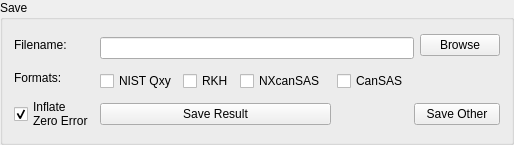
           <widget class="QGroupBox" name="groupBox_5">
            <property name="title">
             <string>Save</string>
            </property>
            <layout class="QGridLayout" name="gridLayout">
             <item row="2" column="0" rowspan="2">
              <widget class="QLabel" name="label_64">
               <property name="toolTip">
                <string>Select one or more file formats</string>
               </property>
               <property name="text">
                <string>Formats:</string>
               </property>
              </widget>
             </item>
             <item row="1" column="1" colspan="6">
              <widget class="QLineEdit" name="outfile_edit">
               <property name="toolTip">
                <string>Save the output workspace to this file</string>
               </property>
              </widget>
             </item>
             <item row="4" column="1" colspan="4">
              <widget class="QPushButton" name="saveDefault_btn">
               <property name="toolTip">
                <string>Save the workspace from a single run file reduction</string>
               </property>
               <property name="text">
                <string>Save Result</string>
               </property>
              </widget>
             </item>
             <item row="0" column="7" rowspan="2">
              <widget class="QPushButton" name="saveFilename_btn">
               <property name="minimumSize">
                <size>
                 <width>0</width>
                 <height>0</height>
                </size>
               </property>
               <property name="toolTip">
                <string>Save the output workspace to this file</string>
               </property>
               <property name="text">
                <string>Browse</string>
               </property>
              </widget>
             </item>
             <item row="3" column="5">
              <widget class="QCheckBox" name="saveCan_check">
               <property name="toolTip">
                <string>Select one or more file formats</string>
               </property>
               <property name="text">
                <string>CanSAS</string>
               </property>
              </widget>
             </item>
             <item row="3" column="3">
              <widget class="QCheckBox" name="saveNXcanSAS_check">
               <property name="toolTip">
                <string>Select one or more file formats. 
The NXcanSAS format can be used to save 1D and 2D data. </string>
               </property>
               <property name="text">
                <string>NXcanSAS</string>
               </property>
              </widget>
             </item>
             <item row="0" column="0" rowspan="2">
              <widget class="QLabel" name="label_58">
               <property name="toolTip">
                <string>Save the output workspace to this file</string>
               </property>
               <property name="text">
                <string>Filename:</string>
               </property>
              </widget>
             </item>
             <item row="4" column="0">
              <widget class="QCheckBox" name="zeroErrorCheckBox">
               <property name="toolTip">
                <string>&lt;html&gt;&lt;head/&gt;&lt;body&gt;&lt;p&gt;Errors with a value of 0 will be inflated to have to a value of 10^6. Only reduced workspaces can have this method applied to them. &lt;/p&gt;&lt;/body&gt;&lt;/html&gt;</string>
               </property>
               <property name="text">
                <string>Inflate
Zero Error</string>
               </property>
               <property name="checked">
                <bool>true</bool>
               </property>
              </widget>
             </item>
             <item row="4" column="6" colspan="2">
              <widget class="QPushButton" name="saveSel_btn">
               <property name="toolTip">
                <string>Save multiple workspaces</string>
               </property>
               <property name="text">
                <string>Save Other</string>
               </property>
              </widget>
             </item>
             <item row="3" column="1">
              <widget class="QCheckBox" name="saveNIST_Qxy_check">
               <property name="text">
                <string>NIST Qxy</string>
               </property>
              </widget>
             </item>
             <item row="3" column="2">
              <widget class="QCheckBox" name="saveRKH_check">
               <property name="toolTip">
                <string>Select one or more file formats</string>
               </property>
               <property name="text">
                <string>RKH</string>
               </property>
              </widget>
             </item>
            </layout>
           </widget>
